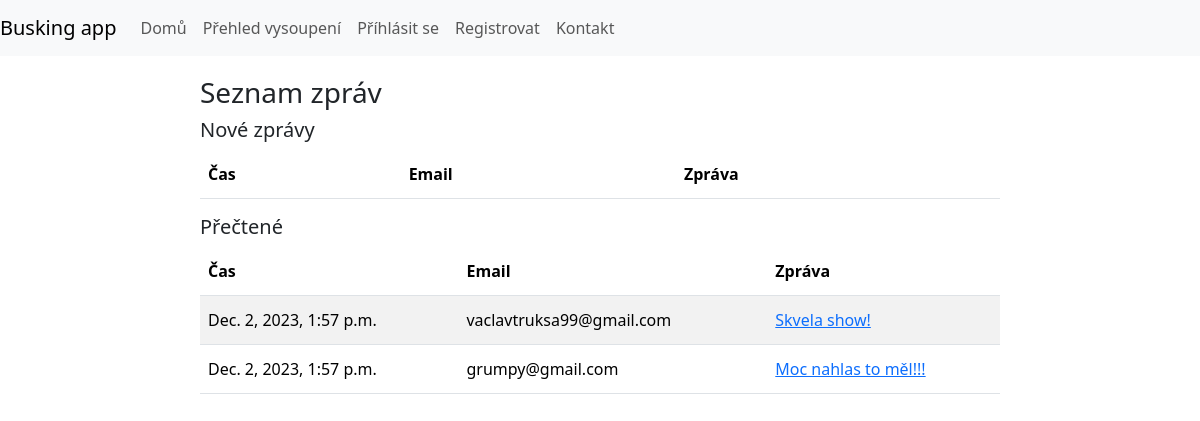
The page /feedback/ on the database its author committed.
### show/models.py (models this page shows)
class Feedback(models.Model):
    show = models.ForeignKey(Show, on_delete=models.CASCADE)
    email = models.EmailField()
    body = models.TextField()
    seen = models.BooleanField(default=False)
    sent = models.DateTimeField(auto_now_add=True)

### show/views.py (the view)
# urls.py: path("feedback/", feedback, name="feedback"),
def feedback(request):
    f = Feedback.objects.all()
    f_old = f.filter(seen=True)
    f = f.filter(seen=False)
    context = {
        'f':f,
        'f_old':f_old,
    }
    return render(request, 'feedback_list.html', context)

### templates/feedback_list.html (shortened to what this page needs)
{% include '_base.html' %}
{% load static %}
{% block content %}
    <div class="container">
        <h3>Seznam zpráv</h3>
        <div id="feedback-list">
            <h5>Nové zprávy</h5>
            <table class="table table-striped table-hover" id="feedback-table">
                <thead>
                        <th>Čas</th>
                        <th>Email</th>
                        <th>Zpráva</th>
                </thead>
            </table>
            <h5>Přečtené</h5>
            <table class="table table-striped table-hover" id="feedback-old-table">
                <thead>
                        <th>Čas</th>
                        <th>Email</th>
                        <th>Zpráva</th>
                </thead>
                <tbody>
                    {% for feed in f_old %}<tr>
                        <td>{{feed.sent}}</td>
                        <td>{{feed.email}}</td>
                        <td><a href="{% url 'feedback-r' feed.id %}">{{feed.body}}</a></td>
                    </tr>{% endfor %}
                </tbody>
            </table>
        </div>
    </div>
{% endblock %}

### static/css/style.css (style rules this page uses)
.container { width: 70%; padding: 20px; line-height: 200% }

### rows shown on the page
Feedback: sent "Dec. 2, 2023, 1:57 p.m.", email "vaclavtruksa99@gmail.com", body "Skvela show!"
Feedback: sent "Dec. 2, 2023, 1:57 p.m.", email "grumpy@gmail.com", body "Moc nahlas to měl!!!"
